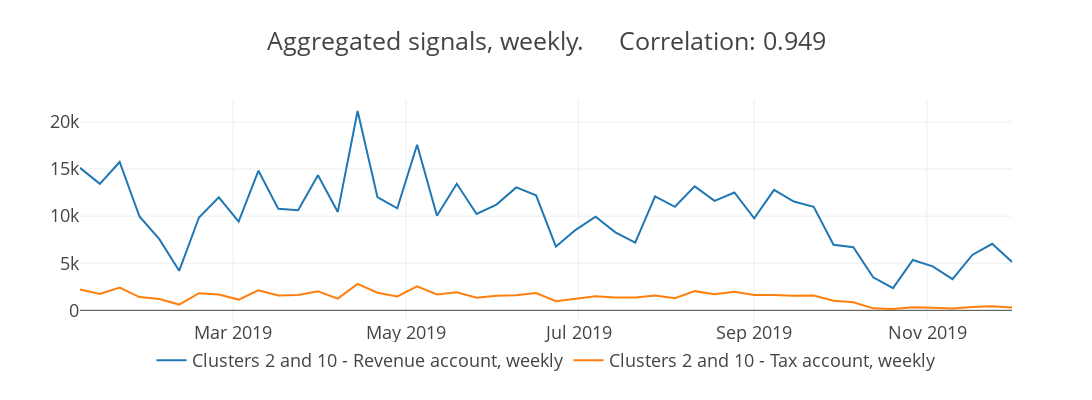
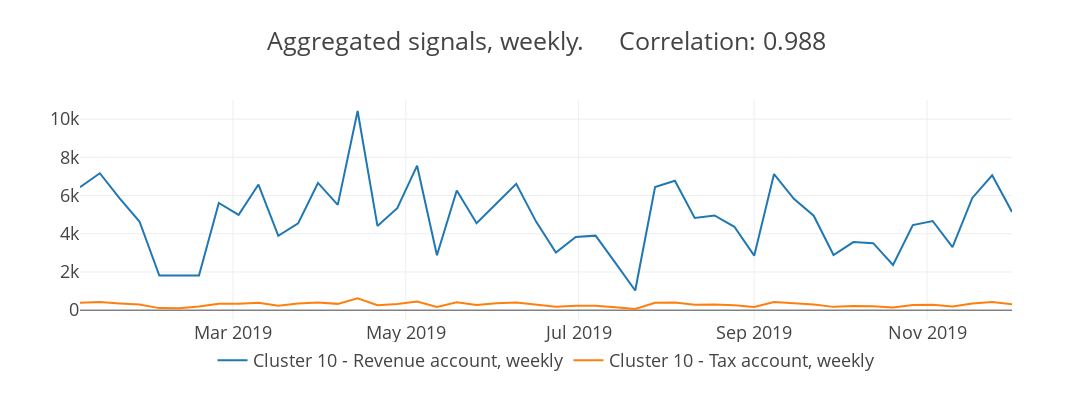

Notebook code cell kept with these figures, in order:
### Code cell
# ~Sales both
cur_result = constructSignals(df_all, query=[{"select": [2, 10], 
                              "_with": {"FA_Name": "Revenue"}}, 
                                {"select": [2, 10], "_with": {"FA_Name": "Tax"}}], on="label", agg_period="W", 
                    title="img/Modelling/Latest/aFSN_Tax-Revenue_",
                    legend=["Clusters 2 and 10 - Revenue account", "Clusters 2 and 10 - Tax account"],
                metric="RMSE")
TAX_REVENUE_DF = TAX_REVENUE_DF.append(cur_result.assign(Model="Predicted labels FSN model"))
# Sales 6
# ~Sales both
cur_result = constructSignals(df_all, query=[{"select": [10], 
                              "_with": {"FA_Name": "Revenue"}}, 
                                {"select": [10], "_with": {"FA_Name": "Tax"}}], on="label", agg_period="W", 
                    title="img/Modelling/Latest/aFSN_Tax6-Revenue_",
                    legend=["Cluster 10 - Revenue account", "Cluster 10 - Tax account"],
                metric="RMSE")
TAX_REVENUE_DF = TAX_REVENUE_DF.append(cur_result.assign(Model="Predicted labels FSN model, finer structure"))
